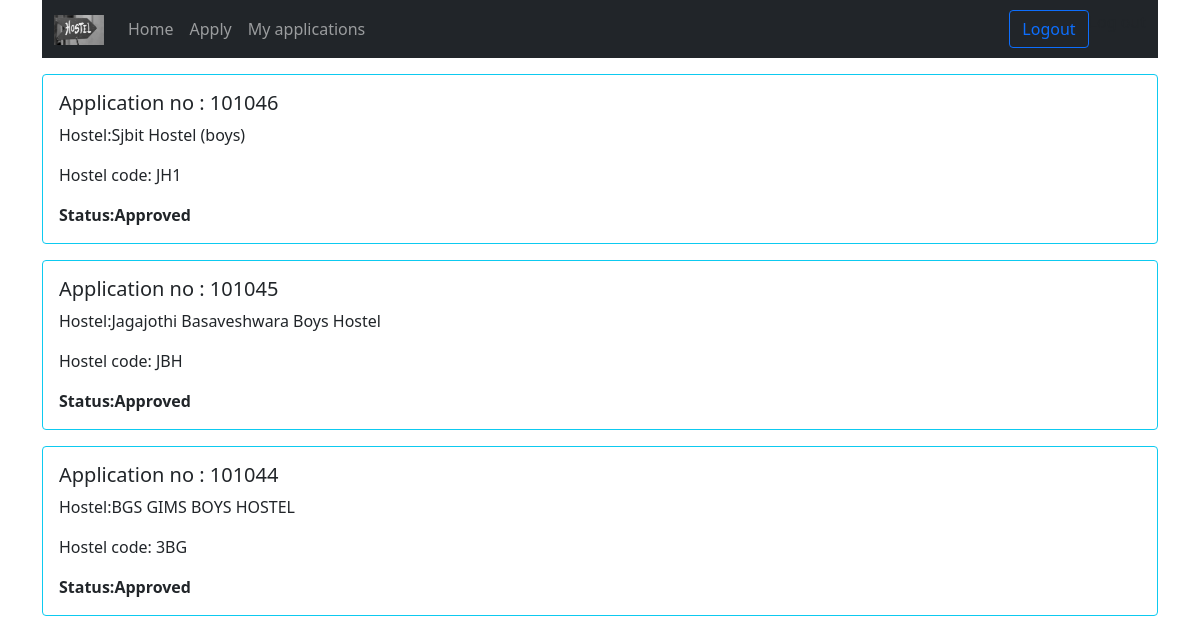
/myapplications.php (signed in), run on the app's committed database.
### tables this page shows
CREATE TABLE IF NOT EXISTS `application` (
  `app_no` int(10) NOT NULL AUTO_INCREMENT,
  `fname` varchar(10) NOT NULL,
  `mname` varchar(10) NOT NULL,
  `lname` varchar(10) NOT NULL,
  `dob` date NOT NULL,
  `address` text NOT NULL,
  `Hostel` varchar(40) NOT NULL,
  `hostelcode` varchar(3) NOT NULL,
  `satus` varchar(10) NOT NULL,
  `userid` varchar(20) NOT NULL,
  `datetime` timestamp NOT NULL DEFAULT current_timestamp(),
  PRIMARY KEY (`app_no`),
  KEY `userid` (`userid`),
  KEY `hostel code` (`hostelcode`)
);

### myapplication1.php (the view, shortened to what this page needs)
<?php
    include 'conndb.php';
    $userid=$_SESSION["userid"];
    $allapn="SELECT * FROM `application` WHERE `userid` = '$userid' ORDER BY `datetime` DESC";
    $apn=mysqli_query($conn,$allapn);
    $nor=mysqli_num_rows($apn);
    if ($nor>0) {
        while($row=mysqli_fetch_assoc($apn))
        {
          echo '<div class="card border-info my-3">
  <div class="card-body">
    <h5 class="card-title">Application no : '.$row["app_no"].'</h5>
    <p class="card-text">Hostel:'. $row["Hostel"] .'</p>
    <p class="card-text">Hostel code: '. $row["hostelcode"] .'</p>
    <p class="card-text"><strong>Status:'. $row["satus"] .'</strong></p>
  </div>
</div>';
        }
    }
?>

### data on the page
application: app_no "101046", Hostel "Sjbit Hostel (boys)", hostelcode "JH1", satus "Approved"
application: app_no "101045", Hostel "Jagajothi Basaveshwara Boys Hostel", hostelcode "JBH", satus "Approved"
application: app_no "101044", Hostel "BGS GIMS BOYS HOSTEL", hostelcode "3BG", satus "Approved"
